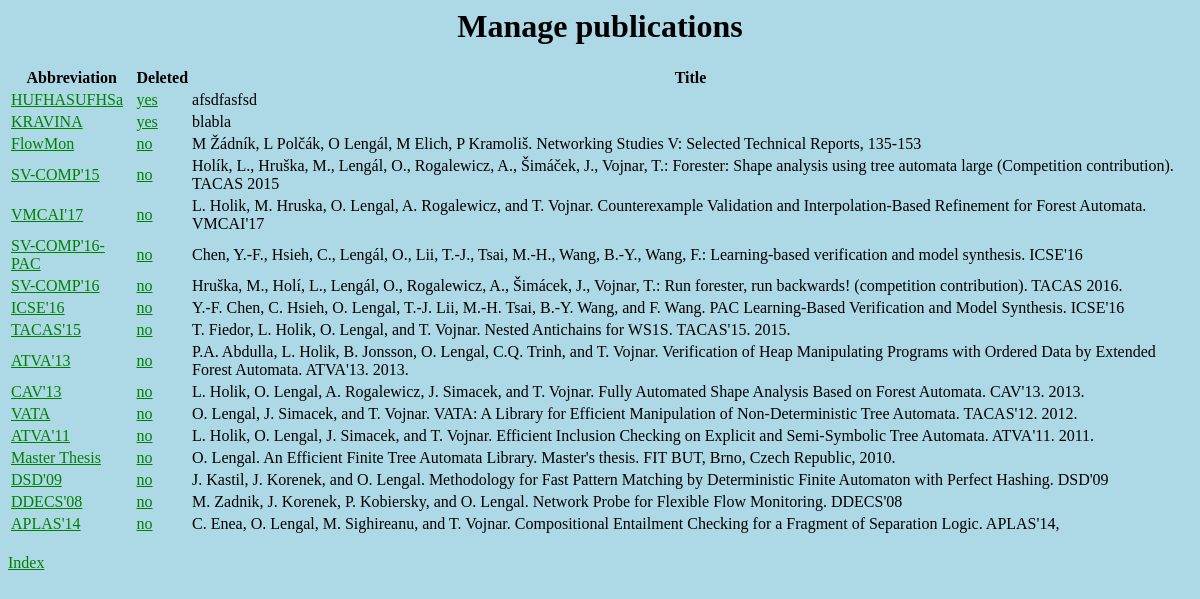
Page /cites/manage/ on the earlier database version.
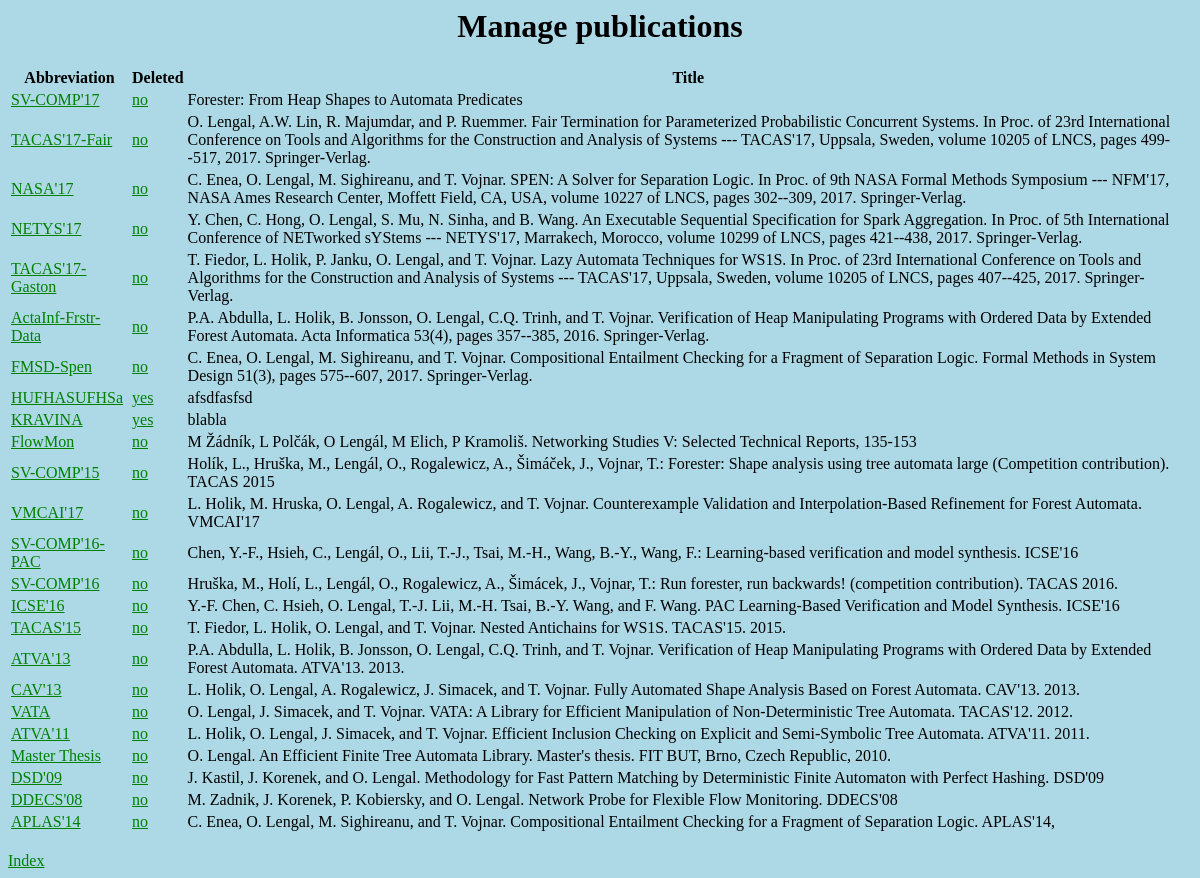
Same page on the later database version.
### cites/models.py (models this page shows, shortened)
class Publication(models.Model):
    abbrev = models.CharField(max_length=100, default="")
    title = models.CharField(max_length=1000)
    citations = models.ManyToManyField(Citation, through='PublicationCitation')
    authors = models.ManyToManyField(Author, through='PublicationAuthor')
    deleted = models.BooleanField(default=False)
    pub_date = models.DateTimeField('date published', default=timezone.now)
    created_date = models.DateTimeField('date created', default=timezone.now)
    last_modified_date = models.DateTimeField('date last modified', default=timezone.now)
    objects = ValidPubManager()
    also_deleted_objects = models.Manager()

### cites/views.py (the view)
class ManageView(generic.ListView):
    template_name = 'cites/manage_pubs.html'
    context_object_name = 'publications'
    def get_queryset(self):
        return Publication.also_deleted_objects.order_by('-pub_date')

### cites/templates/cites/manage_pubs.html
{% include 'cites/header.html' %}
<center>
<h1>Manage publications</h1>
</center>
{% if publications %}
  <table>
  <thead>
    <th>
      Abbreviation
    </th>
    <th>
      Deleted
    </th>
    <th>
      Title
    </th>
  </thead>
  {% for pub in publications %}
    <tr>
      <td><a href="{% url 'cites:pub_detail' pub.pk %}">{{ pub.abbrev }}</a></td>
      <td>
        <a href="{% url 'cites:del_pub' pub.pk %}">
          {% if pub.deleted %}
            yes
          {% else %}
            no
          {% endif %}
        </a>
      </td>
      <td>{{ pub.title }}</td>
    </tr>
  {% endfor %}
  </table>
{% else %}
    <p>No publications.</p>
{% endif %}
<br />
<a href="{% url 'cites:index' %}">Index</a>
{% include 'cites/footer.html' %}

Differences in the rows shown:
added Publication: abbrev "SV-COMP'17", deleted "no", title "Forester: From Heap Shapes to Automata Predicates"
added Publication: abbrev "TACAS'17-Fair", deleted "no", title "O. Lengal, A.W. Lin, R. Majumdar, and P. Ruemmer. Fair Termination for Parameterized Probabilistic Concurrent Systems. In Proc. of 23rd International Conference on Tools and Algorithms for the Construction and Analysis of Systems --- TACAS'17, Uppsala, Sweden, volume 10205 of LNCS, pages 499--517, 2017. Springer-Verlag."
added Publication: abbrev "NASA'17", deleted "no", title "C. Enea, O. Lengal, M. Sighireanu, and T. Vojnar. SPEN: A Solver for Separation Logic. In Proc. of 9th NASA Formal Methods Symposium --- NFM'17, NASA Ames Research Center, Moffett Field, CA, USA, volume 10227 of LNCS, pages 302--309, 2017. Springer-Verlag."
added Publication: abbrev "NETYS'17", deleted "no", title "Y. Chen, C. Hong, O. Lengal, S. Mu, N. Sinha, and B. Wang. An Executable Sequential Specification for Spark Aggregation. In Proc. of 5th International Conference of NETworked sYStems --- NETYS'17, Marrakech, Morocco, volume 10299 of LNCS, pages 421--438, 2017. Springer-Verlag."
added Publication: abbrev "TACAS'17-Gaston", deleted "no", title "T. Fiedor, L. Holik, P. Janku, O. Lengal, and T. Vojnar. Lazy Automata Techniques for WS1S. In Proc. of 23rd International Conference on Tools and Algorithms for the Construction and Analysis of Systems --- TACAS'17, Uppsala, Sweden, volume 10205 of LNCS, pages 407--425, 2017. Springer-Verlag."
added Publication: abbrev "ActaInf-Frstr-Data", deleted "no", title "P.A. Abdulla, L. Holik, B. Jonsson, O. Lengal, C.Q. Trinh, and T. Vojnar. Verification of Heap Manipulating Programs with Ordered Data by Extended Forest Automata. Acta Informatica 53(4), pages 357--385, 2016. Springer-Verlag."
added Publication: abbrev "FMSD-Spen", deleted "no", title "C. Enea, O. Lengal, M. Sighireanu, and T. Vojnar. Compositional Entailment Checking for a Fragment of Separation Logic. Formal Methods in System Design 51(3), pages 575--607, 2017. Springer-Verlag."
